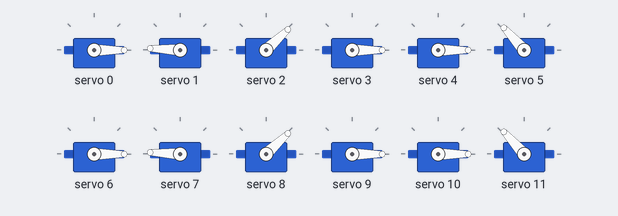
Bench run of a sketch on a simulated Arduino Uno, built with avr-gcc and run on an emulated ATmega328P. On the bench: 12 × servo. Stepper angles assume 200 steps per turn.

Above: at 0.1 s.
At 1.2 s:
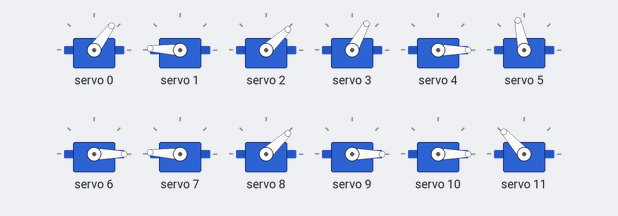
At 2.8 s:
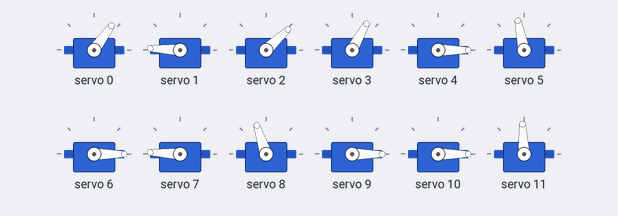
At 4.8 s:
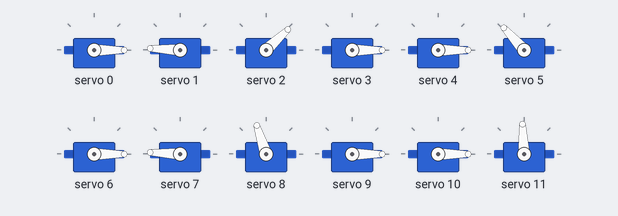
At 8.2 s:
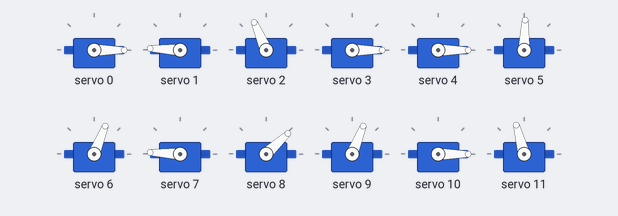
At 9.3 s:
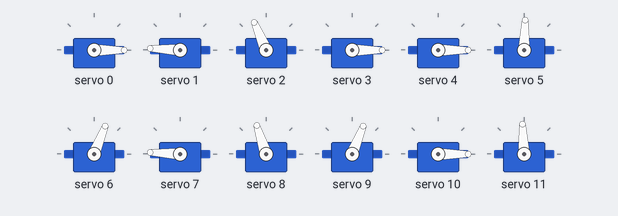
Timing chart, 0 to 10.8 s (numbered marks = the images above):
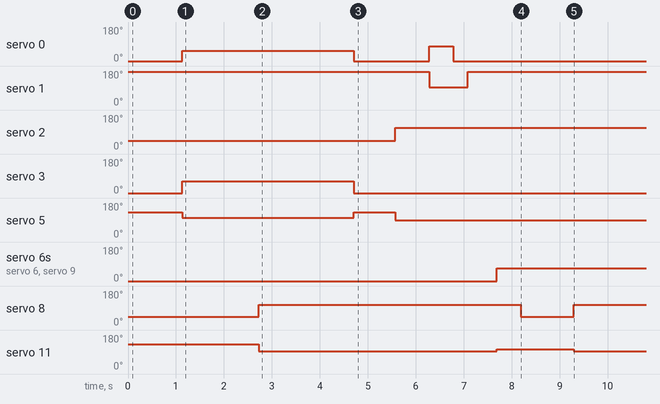

The sketch:

CuberBot_v2.ino
```cpp
#include <Wire.h>
#include <Adafruit_PWMServoDriver.h>
#include <AccelStepper.h>


#define SERVOMIN  110 // This is the 'minimum' pulse length count (out of 4096)
#define SERVOMAX  485 // This is the 'maximum' pulse length count (out of 4096)
#define USMIN  600 // This is the rounded 'minimum' microsecond length based on the minimum pulse of 150
#define USMAX  2400 // This is the rounded 'maximum' microsecond length based on the maximum pulse of 600
#define SERVO_FREQ 50 // Analog servos run at ~50 Hz updates

Adafruit_PWMServoDriver pwm = Adafruit_PWMServoDriver();

//setting up stepper motor values
int stepPin = 2;
int dirPin = 3;
int stepPin2 = 4;
int dirPin2 = 5;
int stepsPerRev = 200;
AccelStepper RightStepper(1,stepPin,dirPin);
AccelStepper LeftStepper(1,stepPin2,dirPin2);


                  //0   1   2  3    4   5    6    7    8   9   10  11
int minServo[12] = {0,  180,45, 0, 0,  135, 0,   180, 45,  0,  0,  135};
int maxServo[12] = {80 ,95, 115,90 ,75,90,  100, 60,  110,100,110,95};

String moves[] = {"R","U","L\'","U\'"}; //Array of moves for the robot to execute
int rightGrip = 0; //position of right wrist
int rightGripTravel = 100; //Distance for rightGripping as a percentage of max rightGrip

int leftGrip = 0; //position of right wrist
int leftGripTravel = 100; //Distance for rightGripping as a percentage of max rightGrip
int movesSize = sizeof(moves)/sizeof(moves[0]); //calculating number of moves to execute


/*0 right index 1
 *1 right index 2
 *2 right middle 1
 *3 right ring 1
 *4 right ring 2
 *5 right thumb 1
 *6 left index 1
 *7 left index 2
 *8 left middle 1
 *9 left ring 1
 *10 left ring 2
 *11 left thumb 1
 */

void setup() {
  Serial.begin(9600);

  digitalWrite(4,LOW);//MS1
  digitalWrite(5,LOW);//MS2
  RightStepper.setMaxSpeed(2000);
  RightStepper.setAcceleration(2000);

  pwm.begin();
  pwm.setOscillatorFrequency(27000000);
  pwm.setPWMFreq(SERVO_FREQ);  // Analog servos run at ~50 Hz updates
  delay(10);
}

void loop() {
//setting grip
for (int i = 0;i<12;i++){
     fingerTravel(i,0);
     }
   delay(1000);

// Executing moves in array:
while(true){
  for (int i = 0;i<movesSize;i++){
    execute(moves[i]);
    delay(500);
  }
}
  delay(1000);
  exit(0);
}


//-----FUNCTION DEFINITIONS-----//

//Converts servo signal to degrees
 int angleToPulse(float ang){
 int pulse = map(ang,0,180,SERVOMIN,SERVOMAX);
 return pulse;
}

//Travel to a certain position relative to min and max position. 0 = min position, 100 = max position
float fingerTravel(int servoNumber, float portion){
  float travel = map(portion,0,100,angleToPulse(minServo[servoNumber]),angleToPulse(maxServo[servoNumber]));
  pwm.setPWM(servoNumber, 0, travel);
  return travel;
}

//Sets position of right wrist. -50 = thumb on bottom, 50 = thumb on top
void setGrip(String hand, int gripNumber){
  if(hand == "right"){
    if(gripNumber == rightGrip){
    delay(100);
     fingerTravel(2,rightGripTravel);
     fingerTravel(5,rightGripTravel);
    return;
    }
    else if(gripNumber < -50 || gripNumber > 50){
      Serial.println("Grip went out of bounds");
      return;
    }
    else{
       for (int i = 0;i<6;i++){
       fingerTravel(i,0);
       }
       delay(500);
    }
     RightStepper.moveTo(gripNumber);
     while (RightStepper.distanceToGo() != 0) {
     RightStepper.run();
     }
     rightGrip = gripNumber; //refer to rightGrip later
     delay(100);
       fingerTravel(2,rightGripTravel);
       fingerTravel(5,rightGripTravel);
     delay(100);
  }
  if(hand == "left"){
    if(gripNumber == leftGrip){
       delay(100);
       fingerTravel(8,leftGripTravel);
       fingerTravel(11,leftGripTravel);
      return;
    }
    else if(gripNumber < -50 || gripNumber > 50){
      Serial.println("Grip went out of bounds");
      return;
    }
    else{
       for (int i = 0;i<6;i++){
       fingerTravel(i,0);
       }
       delay(100);
    }
     LeftStepper.moveTo(gripNumber);
     while (RightStepper.distanceToGo() != 0) {
     LeftStepper.run();
     }
     leftGrip = gripNumber; //refer to rightGrip later
     delay(100);
       //fingerTravel(6,leftGripTravel);
       //fingerTravel(7,leftGripTravel);
       fingerTravel(8,leftGripTravel);
       //fingerTravel(9,leftGripTravel);
       //fingerTravel(10,leftGripTravel);
     delay(100);
    }
}

//Sets open grip on right hand for executing R turns
void setRGrip(int gripNumber){
  if(gripNumber == rightGrip){
    delay(100);
     fingerTravel(0,70);
     fingerTravel(1,0);
     fingerTravel(3,70);
     fingerTravel(4,0);
     fingerTravel(5,70);
     delay(500);
     fingerTravel(2,0);
     delay(1000);
    return;
  }
  else if(gripNumber < -50 || gripNumber > 50){
    Serial.println("Grip went out of bounds");
    return;
  }
  else{
     for (int i = 0;i<6;i++){
     fingerTravel(i,0);
     }
     delay(500);
  }
   RightStepper.moveTo(gripNumber);
   while (RightStepper.distanceToGo() != 0) {
   RightStepper.run();
   }
   rightGrip = gripNumber; //refer to rightGrip later
   delay(100);
     fingerTravel(0,70);
     fingerTravel(1,0);
     fingerTravel(3,70);
     fingerTravel(4,0);
     fingerTravel(5,70);
     delay(500);
     fingerTravel(2,0);
   delay(500);
}

//Sets open grip on left hand for executing L turns
void setLGrip(int gripNumber){
  if(gripNumber == leftGrip){
    delay(100);
     fingerTravel(6,70);
     fingerTravel(7,0);
     fingerTravel(9,70);
     fingerTravel(10,0);
     fingerTravel(11,70);
     delay(500);
     fingerTravel(8,0);
     delay(1000);
    return;
  }
  else if(gripNumber < -50 || gripNumber > 50){
    Serial.println("Grip went out of bounds");
    return;
  }
  else{
     for (int i = 0;i<6;i++){
     fingerTravel(i,0);
     }
     delay(500);
  }
   LeftStepper.moveTo(gripNumber);
   while (LeftStepper.distanceToGo() != 0) {
   LeftStepper.run();
   }
   leftGrip = gripNumber; //refer to rightGrip later
    delay(100);
     fingerTravel(6,70);
     fingerTravel(7,0);
     fingerTravel(9,70);
     fingerTravel(10,0);
     fingerTravel(11,70);
     delay(500);
     fingerTravel(8,0);
     delay(500);
}

void flick(int joint1, int joint2){
    fingerTravel(joint1, 100);
    fingerTravel(joint2, 100);
    delay(500);
    fingerTravel(joint1, 0);
    delay(300);
    fingerTravel(joint2, 0);
}

//Executes turns. Input is an array of strings which list the moves
void execute(String turn) {
 if (turn == "U"){
    delay(200);
    setGrip("right",0);
    setGrip("left",0);
    delay(500);
    flick(0,1);
  }
 else if (turn == "D"){
    delay(200);
    setGrip("right",0);
    setGrip("left",0);
    delay(500);
    flick(6,7);
 }

 else if (turn == "R"){
   setRGrip(0);
   setGrip("left",0);
   delay(1000);
   rightGrip = rightGrip+50;
   RightStepper.moveTo(rightGrip);
   while (RightStepper.distanceToGo() != 0) {
   RightStepper.run();
   }
 }

 else if (turn == "L"){
   setLGrip(0);
   setGrip("left",0);
   delay(1000);
   leftGrip = leftGrip+50;
   LeftStepper.moveTo(leftGrip);
   while (LeftStepper.distanceToGo() != 0) {
   LeftStepper.run();
   }
 }

 else if (turn == "F"){
    delay(200);
    setGrip("right",-50);
    setGrip("left",0);
    delay(500);
    flick(0,1);
 }

 else if (turn == "B"){
    delay(200);
    setGrip("right",0);
    setGrip("left",50);
    delay(500);
    flick(6,7);
 }


 else if (turn == "U\'"){
    delay(200);
    setGrip("right",0);
    setGrip("left",0);
    delay(500);
    flick(9,10);
 }

 else if (turn == "D\'"){
    delay(200);
    setGrip("right",0);
    setGrip("left",0);
    delay(500);
    flick(3,4);
 }

 else if (turn == "R\'"){
   setRGrip(0);
   rightGrip = rightGrip-50;
   RightStepper.moveTo(rightGrip);
   while (RightStepper.distanceToGo() != 0) {
   RightStepper.run();
   }
 }

 else if (turn == "L\'"){
   setLGrip(0);
   setGrip("left",0);
   delay(1000);
   leftGrip = leftGrip-50;
   LeftStepper.moveTo(leftGrip);
   while (LeftStepper.distanceToGo() != 0) {
   LeftStepper.run();
 }
 }

 else if (turn == "F\'"){
    delay(200);
    setGrip("right",0);
    setGrip("left",50);
    delay(500);
    flick(9,10);
 }

 else if (turn == "B\'"){
    delay(200);
    setGrip("left",0);
    delay(500);
    flick(3,4);
 }
 else {
  Serial.print("invalid move");
  }
}
```

Measured:
- by itself, servo 0: 0° → 54° at 1.1 s, → 0° 3.6 s later, → 78° 1.6 s later, → 0° 0.50 s later
- by itself, servo 1: 177° → 93° at 6.3 s, → 177° 0.80 s later
- by itself, servo 2: 43° → 113° at 5.6 s
- by itself, servo 3: 0° → 61° at 1.1 s, → 0° 3.6 s later
- by itself, servo 5: 132° → 102° at 1.1 s, → 132° 3.6 s later, → 88° 0.87 s later
- by itself, servo 6, servo 9: 0° → 68° at 7.7 s
- by itself, servo 8: 43° → 108° at 2.7 s, → 43° 5.5 s later, → 108° 1.1 s later
- by itself, servo 11: 132° → 93° at 2.7 s, → 105° 5.0 s later, → 93° 1.6 s later
